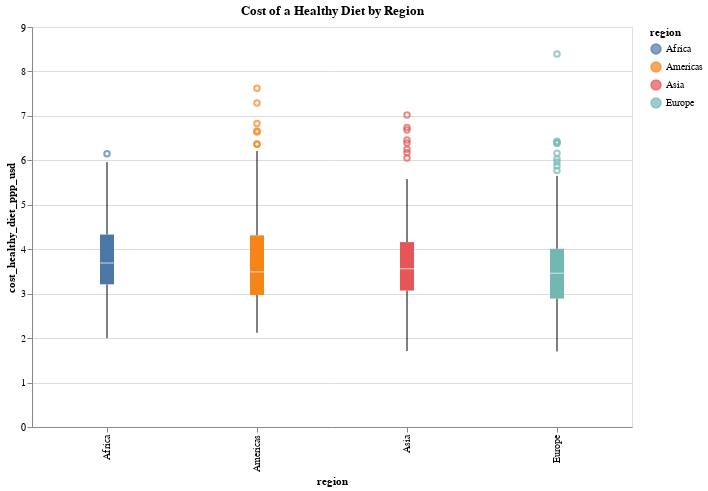

Source (notebook cell):
### Code cell
chart4 = alt.Chart(data).mark_boxplot().encode(
    x="region:N",
    y="cost_healthy_diet_ppp_usd:Q",
    color="region:N"
).properties(
    title="Cost of a Healthy Diet by Region",
    width=600,
    height=400
)

chart4.save(str(IMG_DIR / "cost_healthy_diet_boxplot_by_region.png"))
chart4

### Figure 1 — Vega-Lite specification as saved in the notebook (floating-point values rounded to 4 significant figures; data arrays with more than 128 entries replaced by an {"elided": "..."} marker saying what was removed)
{"config": {"view": {"continuousWidth": 300, "continuousHeight": 300}}, "data": {"name": "data-389b9708a7c92af785d0488e3e017857"}, "mark": {"type": "boxplot"}, "encoding": {"color": {"field": "region", "type": "nominal"}, "x": {"field": "region", "type": "nominal"}, "y": {"field": "cost_healthy_diet_ppp_usd", "type": "quantitative"}}, "height": 400, "title": "Cost of a Healthy Diet by Region", "width": 600, "$schema": "https://vega.github.io/schema/vega-lite/v6.1.0.json", "datasets": {"data-389b9708a7c92af785d0488e3e017857": {"elided": "1379 records"}}}
